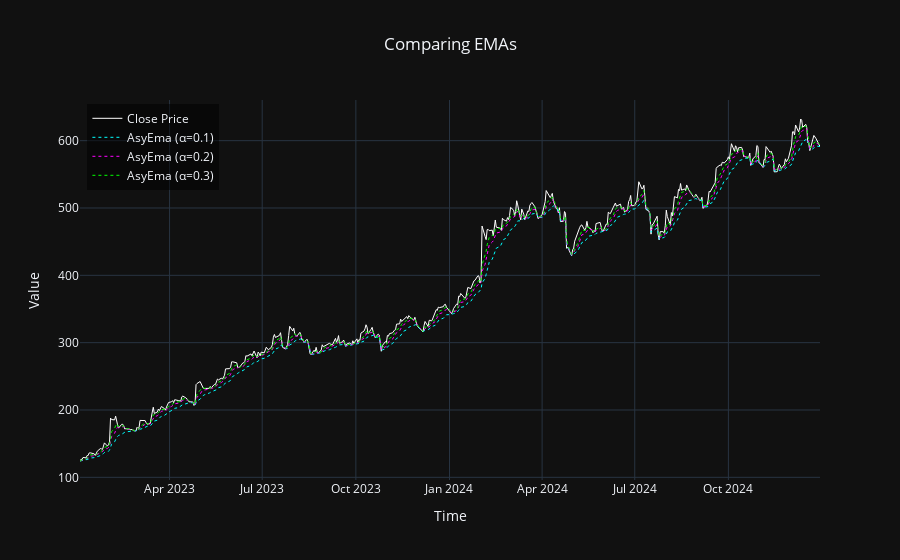

The cell this chart's notebook holds for it:
### Code cell
fig = go.Figure()

# Close Price - Bold Line
fig.add_trace(go.Scatter(
    x=df.index, y=df['Close'],
    mode='lines', name='Close Price',
    line=dict(width=1, dash='solid', color='white')
))

# AsyEma Lines - Different Line Styles
fig.add_trace(go.Scatter(
    x=df.index, y=asy_ema_1,
    mode='lines', name='AsyEma (α=0.1)',
    line=dict(width=1, dash='dot', color='cyan')
))

fig.add_trace(go.Scatter(
    x=df.index, y=asy_ema_2,
    mode='lines', name='AsyEma (α=0.2)',
    line=dict(width=1, dash='dot', color='magenta')
))

fig.add_trace(go.Scatter(
    x=df.index, y=asy_ema_3,
    mode='lines', name='AsyEma (α=0.3)',
    line=dict(width=1, dash='dot', color='lime')
))

# Standard EMA Lines - Different Line Styles
# fig.add_trace(go.Scatter(
#     x=df.index, y=ema_1,
#     mode='lines', name='Ema (α=0.1)',
#     line=dict(width=1, dash='solid', color='yellow')
# ))

# Layout Enhancements
fig.update_layout(
    title='Comparing EMAs',
    title_x=0.5,
    xaxis_title='Time',
    yaxis_title='Value',
    template='plotly_dark',
    legend=dict(x=0.01, y=0.99, bgcolor='rgba(0,0,0,0.5)')
)

fig.show()

### Figure 1 — Plotly figure (JSON) as saved in the notebook; plotly's stock layout.template omitted (floating-point values rounded to 4 significant figures; data arrays with more than 128 entries replaced by an {"elided": "..."} marker saying what was removed)
{"data": [{"line": {"color": "white", "dash": "solid", "width": 1}, "mode": "lines", "name": "Close Price", "type": "scatter", "x": {"elided": "501 str values"}, "y": {"elided": "501 float values"}}, {"line": {"color": "cyan", "dash": "dot", "width": 1}, "mode": "lines", "name": "AsyEma (α=0.1)", "type": "scatter", "x": {"elided": "501 str values"}, "y": {"elided": "501 float values"}}, {"line": {"color": "magenta", "dash": "dot", "width": 1}, "mode": "lines", "name": "AsyEma (α=0.2)", "type": "scatter", "x": {"elided": "501 str values"}, "y": {"elided": "501 float values"}}, {"line": {"color": "lime", "dash": "dot", "width": 1}, "mode": "lines", "name": "AsyEma (α=0.3)", "type": "scatter", "x": {"elided": "501 str values"}, "y": {"elided": "501 float values"}}], "layout": {"legend": {"bgcolor": "rgba(0,0,0,0.5)", "x": 0.01, "y": 0.99}, "title": {"text": "Comparing EMAs", "x": 0.5}, "xaxis": {"title": {"text": "Time"}}, "yaxis": {"title": {"text": "Value"}}}}
